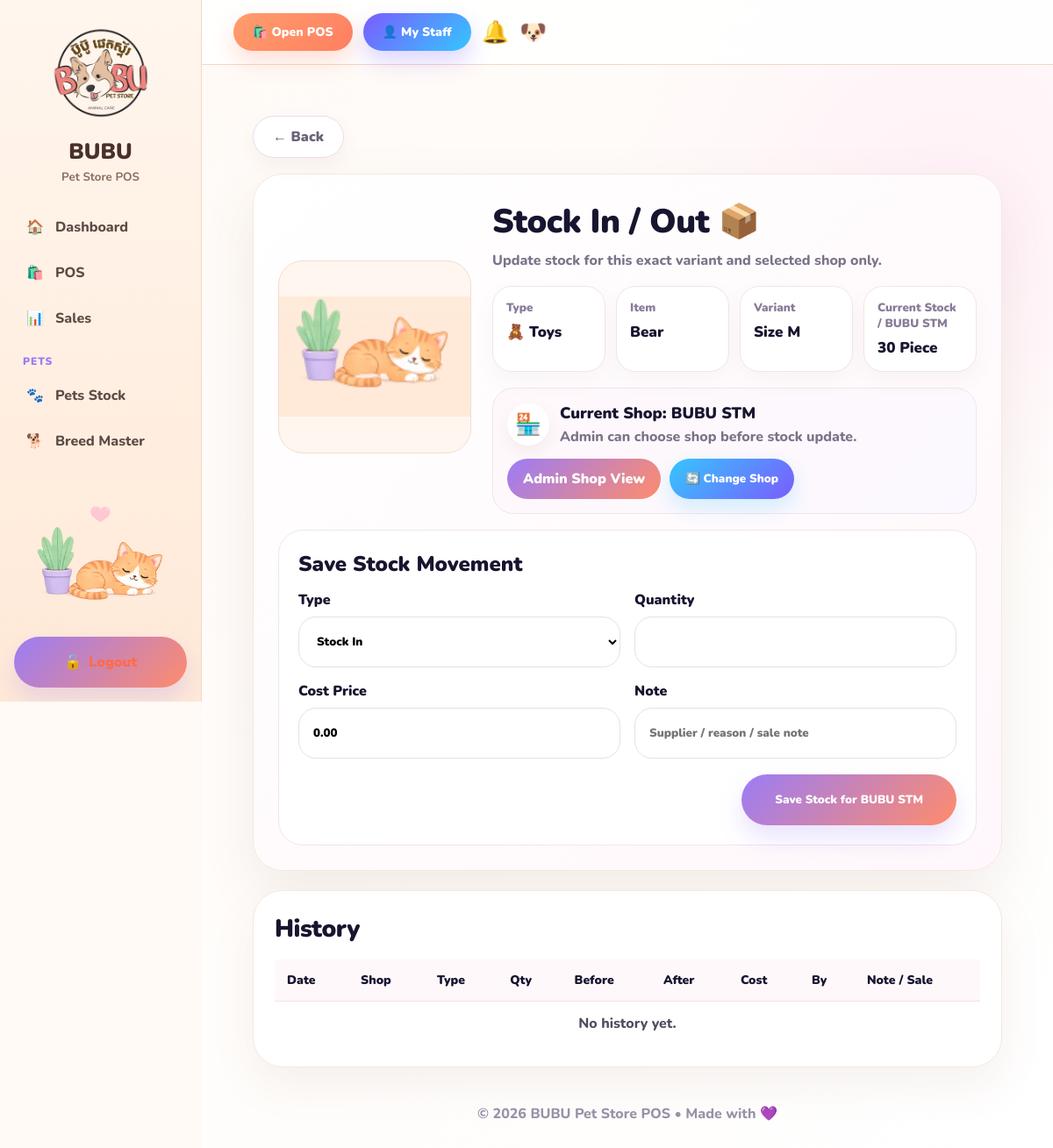
Page /inventory/variant/4/stock/?branch=2 (signed in) on the committed database.
### inventory/models.py (models this page shows, shortened)
class ItemVariant(models.Model):
    item = models.ForeignKey(
        Item,
        on_delete=models.CASCADE,
        related_name="variants",
    )
    sku = models.CharField(max_length=80, blank=True, default="")
    image = models.ImageField(upload_to="item_variants/", blank=True, null=True)
    color = models.CharField(max_length=50, blank=True, default="")
    size = models.CharField(max_length=50, blank=True, default="")
    label = models.CharField(max_length=100, blank=True, default="")
    quantity = models.IntegerField(default=0)
    cost_price = models.DecimalField(max_digits=10, decimal_places=2, default=0)
    sale_price = models.DecimalField(max_digits=10, decimal_places=2, default=0)
    is_active = models.BooleanField(default=True)
    class Meta:
        ordering = ["item__name", "size", "color", "label", "id"]
        indexes = [
            models.Index(fields=["item", "is_active"]),
            models.Index(fields=["sku"]),
        ]
    def display_name(self):
        parts = []
        if self.size:
            parts.append(f"Size {self.size}")
        if self.color:
            parts.append(self.color)
        if self.label:
            parts.append(self.label)
        return " / ".join(parts) if parts else "Default"

class Item(models.Model):
    UNIT_CHOICES = [
        ("piece", "Piece"),
        ("bottle", "Bottle"),
        ("ml", "ML"),
        ("g", "Gram"),
        ("kg", "KG"),
        ("pack", "Pack"),
        ("box", "Box"),
        ("service", "Service"),
        ("pet", "Pet"),
    ]
    item_type = models.ForeignKey(
        ItemType,
        on_delete=models.SET_NULL,
        null=True,
        blank=True,
        related_name="items",
    )
    name = models.CharField(max_length=200)
    brand = models.CharField(max_length=100, blank=True, default="")
    image = models.ImageField(upload_to="items/", blank=True, null=True)
    unit = models.CharField(max_length=20, choices=UNIT_CHOICES, default="piece")
    cost_price = models.DecimalField(max_digits=10, decimal_places=2, default=0)
    sale_price = models.DecimalField(max_digits=10, decimal_places=2, default=0)
    is_active = models.BooleanField(default=True)
    created_at = models.DateTimeField(auto_now_add=True)

class ItemType(models.Model):
    name = models.CharField(max_length=100, unique=True)
    emoji = models.CharField(max_length=10, blank=True, default="📦")
    is_active = models.BooleanField(default=True)

class Branch(models.Model):
    name = models.CharField(max_length=100, unique=True)
    is_active = models.BooleanField(default=True)
    latitude = models.DecimalField(
        max_digits=10,
        decimal_places=7,
        null=True,
        blank=True,
        help_text="Branch GPS latitude.",
    )
    longitude = models.DecimalField(
        max_digits=10,
        decimal_places=7,
        null=True,
        blank=True,
        help_text="Branch GPS longitude.",
    )
    allowed_radius_meters = models.PositiveIntegerField(
        default=150,
        help_text="Allowed distance from branch for attendance scan.",
    )

### inventory/views.py (the view, shortened to what this page needs)
# urls.py: path("variant/<int:variant_id>/stock/", views.variant_stock_movement, name="variant_stock_movement"),
@login_required
def variant_stock_movement(request, variant_id):
    if not can_manage_inventory(request.user):
        messages.error(request, "You do not have permission.")
        return redirect("item_list")
    variant = get_object_or_404(
        ItemVariant.objects.select_related("item", "item__item_type"),
        pk=variant_id,
    )
    item = variant.item
    can_cost = can_edit_cost_price(request.user)
    selected_branch = get_selected_branch(request)
    if request.user.is_superuser:
        branches = Branch.objects.filter(is_active=True).order_by("name")
    else:
        user_branch = get_user_branch(request.user)
        branches = Branch.objects.filter(id=user_branch.id) if user_branch else Branch.objects.none()
    if not selected_branch:
        messages.error(request, "No branch assigned. Please ask admin to set your shop.")
        return redirect("item_detail", pk=item.id)
    current_stock = get_variant_branch_qty(variant, selected_branch)
    movements = (
        variant.stock_movements
        .filter(branch=selected_branch)
        .select_related("branch", "created_by")
        .order_by("-created_at")[:30]
    )
    return render(request, "inventory/variant_stock_movement.html", {
        "item": item,
        "variant": variant,
        "branches": branches,
        "selected_branch": selected_branch,
        "current_stock": current_stock,
        "movements": movements,
        "can_edit_cost_price": can_cost,
    })

### inventory/views.py (called while the page is built)
def can_manage_inventory(user):
    return user.is_authenticated and (user.is_staff or user.is_superuser)

def can_edit_cost_price(user):
    return user.is_authenticated and (
        user.is_superuser or user.has_perm("inventory.can_edit_cost_price")
    )

def get_user_branch(user):
    profile = getattr(user, "staff_profile", None)
    if profile and profile.branch_id:
        return profile.branch
    return None

def get_selected_branch(request):
    user_branch = get_user_branch(request.user)
    if request.user.is_superuser:
        branch_id = request.POST.get("branch") or request.GET.get("branch")
        if branch_id:
            branch = Branch.objects.filter(
                id=branch_id,
                is_active=True,
            ).first()
            if branch:
                return branch
        return Branch.objects.filter(is_active=True).order_by("id").first()
    return user_branch

def get_variant_branch_qty(variant, branch):
    if not variant or not branch:
        return 0
    stock = BranchStock.objects.filter(
        branch=branch,
        variant=variant,
    ).first()
    if not stock:
        return 0
    return int(stock.quantity or 0)

### templates/inventory/variant_stock_movement.html (shortened to what this page needs)
{% extends "base.html" %}
{% block content %}
<div class="page">
    <a
        href="{% url 'item_detail' item.id %}{% if request.user.is_superuser and selected_branch %}?branch={{ selected_branch.id }}{% endif %}"
        class="back"
    >
        ← Back
    </a>
    <div class="card">
        <div class="top-grid">
            <div class="photo">
                {% if variant.image %}
                    <img src="{{ variant.image.url }}">
                {% elif item.image %}
                    <img src="{{ item.image.url }}">
                {% else %}
                    <div class="placeholder">📦</div>
                {% endif %}
            </div>
            <div>
                <h1>Stock In / Out 📦</h1>
                <div class="sub">
                    Update stock for this exact variant and selected shop only.
                </div>
                <div class="info-grid">
                    <div class="info-box">
                        <small>Type</small>
                        <strong>
                            {% if item.item_type %}
                                {{ item.item_type.emoji }} {{ item.item_type.name }}
                            {% else %}
                                📦 No Type
                            {% endif %}
                        </strong>
                    </div>
                    <div class="info-box">
                        <small>Item</small>
                        <strong>{{ item.name }}</strong>
                    </div>
                    <div class="info-box">
                        <small>Variant</small>
                        <strong>{{ variant.display_name }}</strong>
                    </div>
                    <div class="info-box">
                        <small>
                            Current Stock
                            {% if selected_branch %}
                                / {{ selected_branch.name }}
                            {% endif %}
                        </small>
                        <strong>{{ current_stock }} {{ item.get_unit_display }}</strong>
                    </div>
                </div>
                <div class="branch-card">
                    <div class="branch-left">
                        <div class="branch-icon">🏪</div>
                        <div>
                            <div class="branch-title">
                                Current Shop:
                                {% if selected_branch %}
                                    {{ selected_branch.name }}
                                {% else %}
                                    No shop selected
                                {% endif %}
                            </div>
                            <div class="branch-sub">
                                {% if request.user.is_superuser %}
                                    Admin can choose shop before stock update.
                                {% else %}
                                    Locked to your assigned staff shop.
                                {% endif %}
                            </div>
                        </div>
                    </div>
                    <div class="branch-actions">
                        <div class="branch-badge {% if not request.user.is_superuser %}locked{% endif %}">
                            {% if request.user.is_superuser %}
                                Admin Shop View
                            {% else %}
                                🔒 Branch Locked
                            {% endif %}
                        </div>
                        {% if request.user.is_superuser %}
                            <button type="button" class="branch-popup-btn" onclick="openShopPopup()">
                                🔄 Change Shop
                            </button>
                        {% endif %}
                    </div>
                </div>
            </div>
        </div>
        <div class="form-card">
            <h2 class="form-title">Save Stock Movement</h2>
            <form method="post">
                <div class="form-grid">
                    <div class="box">
                        <label>Type</label>
                        <select name="movement_type">
                            <option value="in">Stock In</option>
                        </select>
                    </div>
                    <div class="box">
                        <label>Quantity</label>
                        <input type="number" name="quantity" min="1" required>
                    </div>
                    {% if can_edit_cost_price %}
                    <div class="box">
                        <label>Cost Price</label>
                        <input type="number" step="0.01" name="cost_price" value="{{ variant.cost_price }}">
                    </div>
                    {% endif %}
                    <div class="box">
                        <label>Note</label>
                        <input type="text" name="note" placeholder="Supplier / reason / sale note">
                    </div>
                </div>
                <div class="submit-row">
                    <button class="btn" type="submit">
                        Save Stock for
                        {% if selected_branch %}
                            {{ selected_branch.name }}
                        {% else %}
                            Selected Shop
                        {% endif %}
                    </button>
                </div>
            </form>
        </div>
    </div>
    <div class="history-card">
        <h1 class="history-title">History</h1>
        <div class="table-wrap">
            <table class="table">
                <tr>
                    <th>Date</th>
                    <th>Shop</th>
                    <th>Type</th>
                    <th>Qty</th>
                    <th>Before</th>
                    <th>After</th>
                    {% if can_edit_cost_price %}
                        <th>Cost</th>
                    {% endif %}
                    <th>By</th>
                    <th>Note / Sale</th>
                </tr>
                {% for m in movements %}
                <tr>
                    <td>{{ m.created_at|date:"d M Y H:i" }}</td>
                    <td>
                        {% if m.branch %}
                            <span class="badge">{{ m.branch.name }}</span>
                        {% else %}
                            -
                        {% endif %}
                    </td>
                    <td>{{ m.get_movement_type_display }}</td>
                    <td>{{ m.quantity }}</td>
                    <td>{{ m.before_quantity }}</td>
                    <td>{{ m.after_quantity }}</td>
                    {% if can_edit_cost_price %}
                        <td>${{ m.cost_price|floatformat:2 }}</td>
                    {% endif %}
                    <td>{{ m.created_by|default:"-" }}</td>
                    <td>{{ m.note|default:"-" }}</td>
                </tr>
                {% empty %}
                <tr>
                    <td colspan="{% if can_edit_cost_price %}9{% else %}8{% endif %}">
                        No history yet.
                    </td>
                </tr>
                {% endfor %}
            </table>
        </div>
    </div>
</div>
{% endblock %}

### templates/base.html (style rules this page uses)
* { box-sizing:border-box; }
html, body { margin:0; width:100%; min-height:100%; overflow-x:hidden; font-family:'Nunito',sans-serif; background:#fffaf6; color:#17152f; }
a { text-decoration:none; color:inherit; }
h1 { font-size:36px; font-weight:900; margin:0 0 8px; letter-spacing:-.5px; }
.search-input, input, select, textarea { border:1px solid #eaddec; border-radius:24px; padding:13px 16px; outline:none; background:white; font-family:'Nunito',sans-serif; font-weight:800; max-width:100%; }
.btn, button { min-height:44px; border:0; border-radius:24px; padding:0 24px; font-weight:900; text-decoration:none; display:inline-flex; align-items:center; justify-content:center; gap:8px; cursor:pointer; font-family:'Nunito',sans-serif; transition:.2s; }
.card, .table-card { background:rgba(255,255,255,.92); border-radius:28px; box-shadow:0 20px 50px rgba(130,91,60,.10); border:1px solid #f5e8df; }
.card { padding:26px; margin-bottom:24px; }
table { width:100%; border-collapse:collapse; }
th { padding:18px; font-size:14px; font-weight:900; text-align:center; color:#17152f; }
td { padding:18px; text-align:center; border-top:1px solid #f7eee8; font-weight:800; color:#514a5f; }

### rows in the picture
ItemVariant: image (picture), display_name "Size M", cost_price "0.00"
Item: item_type.emoji "🧸", item_type.name "Toys", name "Bear", unit "Piece"
Branch: name "BUBU STM"

### other values in the picture
{{ current_stock }} "30"
